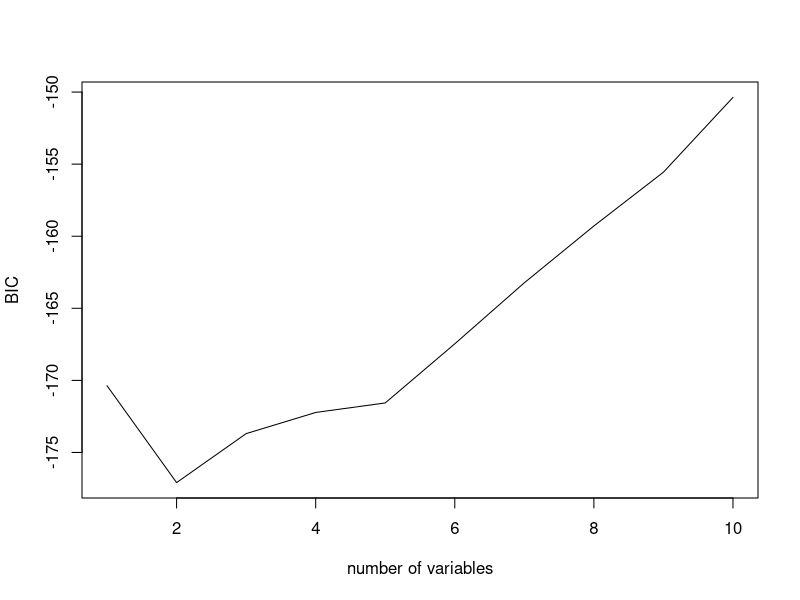
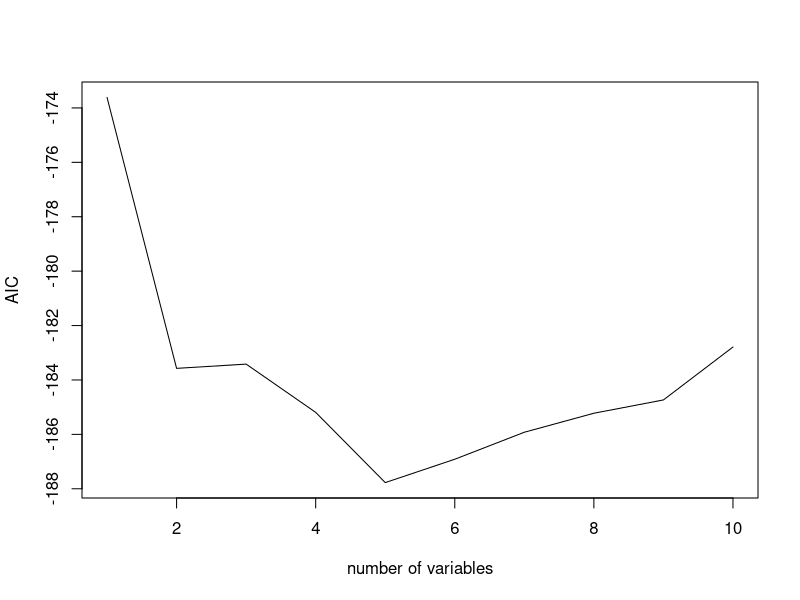
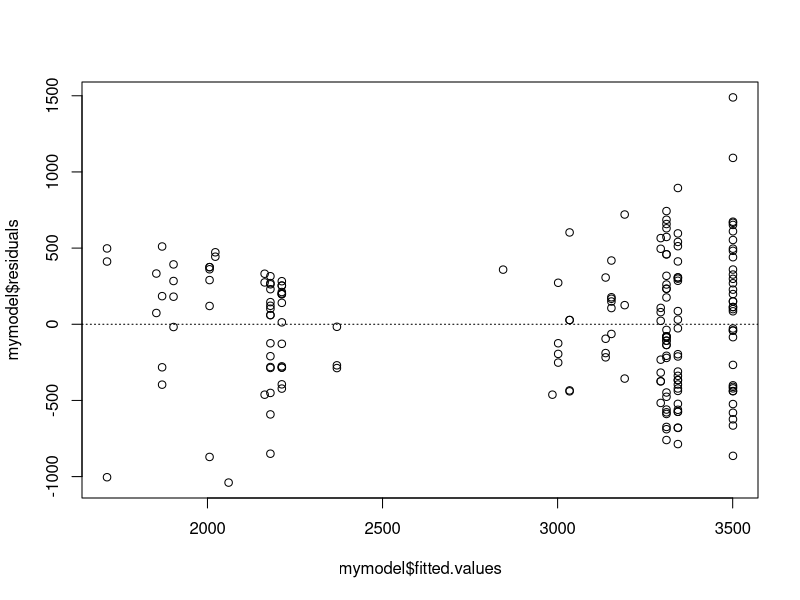
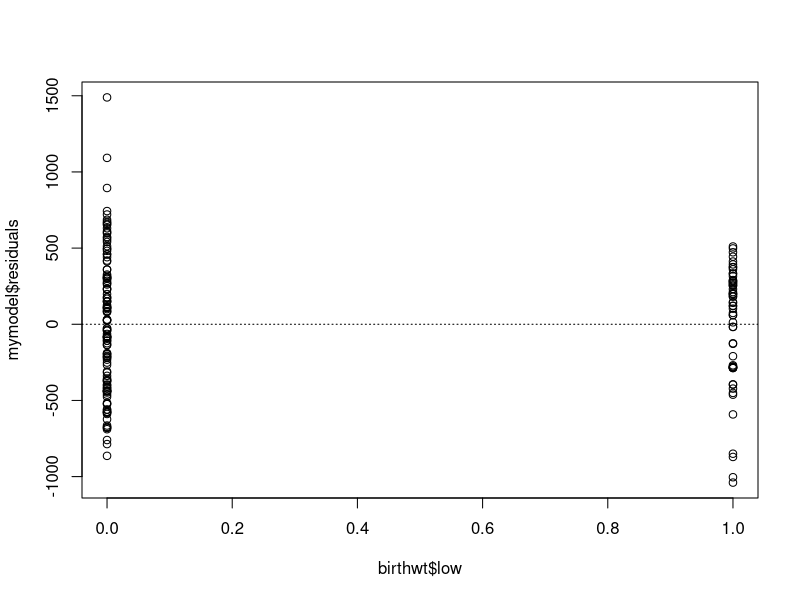
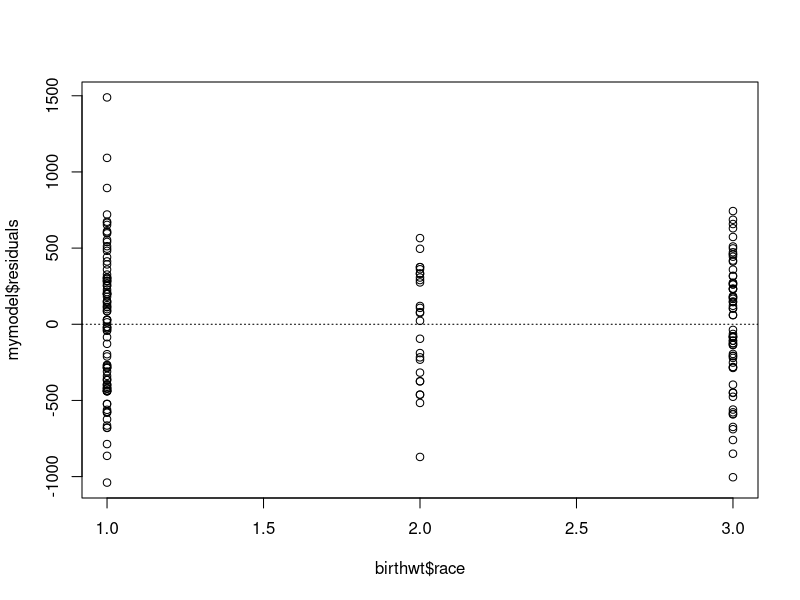
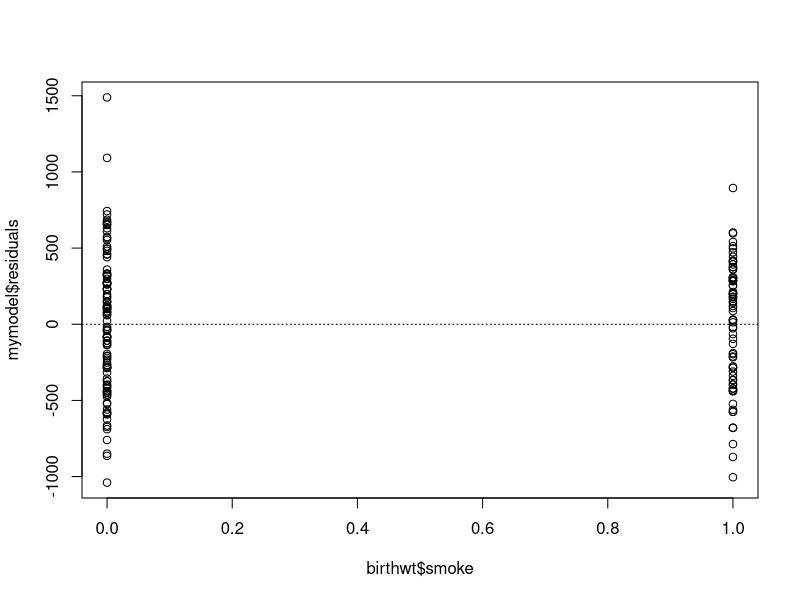
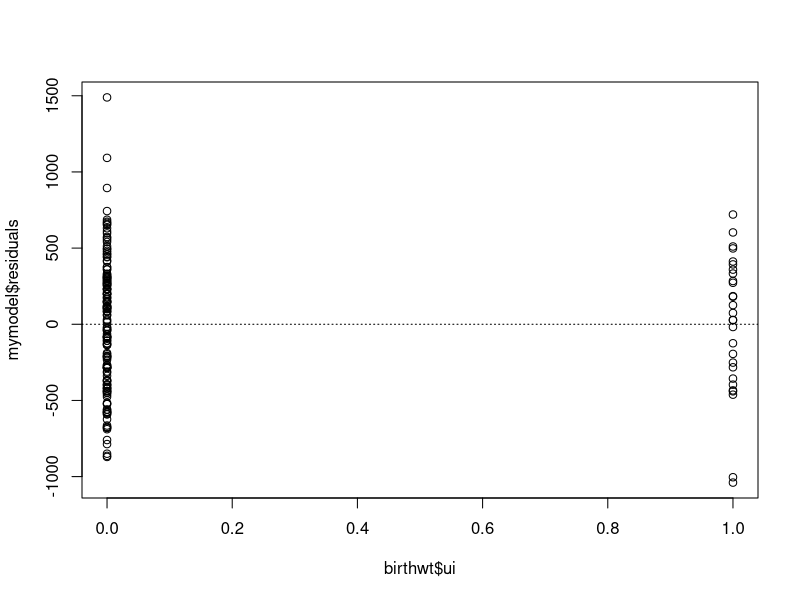
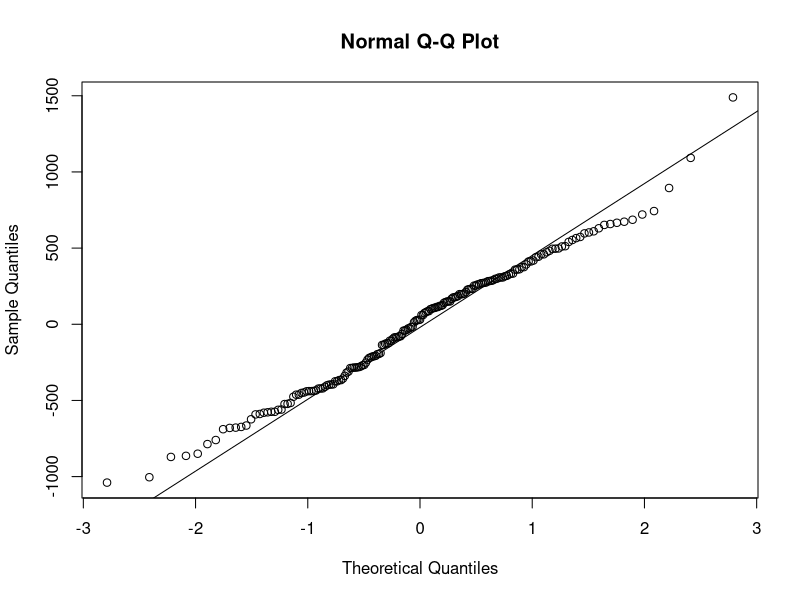

R code for these plots, in order:

## ST512 
## Author: Prof Ryan Martin (www4.stat.ncsu.edu/~rmartin)
## R code for the SECOND birth weight data analysis in Week 04b

# Read in data

library(MASS)
data(birthwt)
?birthwt 
head(birthwt)

#install.packages("leaps")
library(leaps)
full <- regsubsets(bwt ~ . - race + factor(race), data=birthwt, nbest=1, nvmax=10)
info <- summary(full)
regsubsets.out <- cbind(R2=info$rsq, adjR2=info$adjr2, bic=info$bic, rss=info$rss)
aic <- info$bic - (1:10) * log(nrow(birthwt)) + 2 * (1:10)
cbind(info$which[,-1], round(regsubsets.out, 3), aic=round(aic, 3))
plot(1:10, info$bic, type="l", xlab="number of variables", ylab="BIC")
plot(1:10, aic, type="l", xlab="number of variables", ylab="AIC")

# Take the "best" model based on AIC

mymodel <- lm(bwt ~ low + smoke + factor(race) + ui, data=birthwt)
summary(mymodel)
plot(mymodel$fitted.values, mymodel$residuals); abline(h=0, lty=3)
plot(birthwt$low, mymodel$residuals); abline(h=0, lty=3)
plot(birthwt$race, mymodel$residuals); abline(h=0, lty=3)
plot(birthwt$smoke, mymodel$residuals); abline(h=0, lty=3)
plot(birthwt$ui, mymodel$residuals); abline(h=0, lty=3)
qqnorm(mymodel$residuals); qqline(mymodel$residuals)
